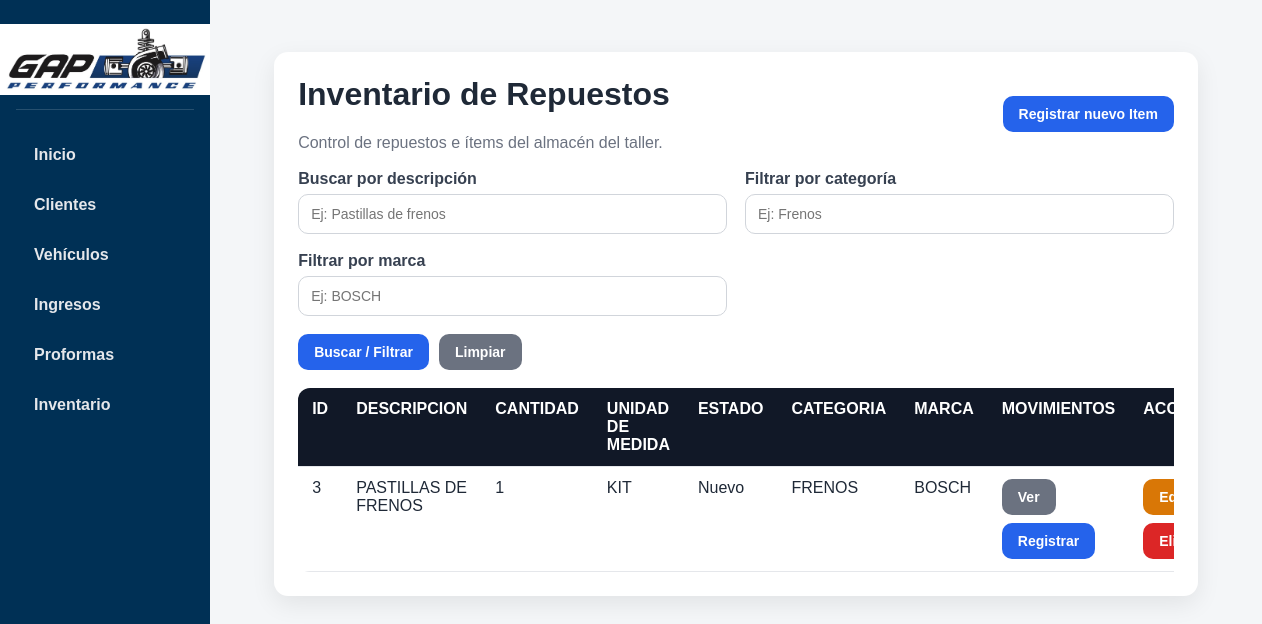
Page /inventario on the committed database.
### tables this page shows
CREATE TABLE inventario (
    id_item INTEGER PRIMARY KEY AUTOINCREMENT,
    descripcion TEXT NOT NULL,
    cantidad INTEGER NOT NULL DEFAULT 0,
    unidad_medida TEXT NOT NULL,
    estado TEXT NOT NULL,
    categoria TEXT NOT NULL,
    marca TEXT,
    created_at TEXT DEFAULT CURRENT_TIMESTAMP
);

### app.py (the view)
@app.route("/inventario")
def listar_inventario():
    busqueda = request.args.get("busqueda", "").strip()
    categoria = request.args.get("categoria", "").strip()
    marca = request.args.get("marca", "").strip()
    conexion = conectar_db()
    cursor = conexion.cursor()
    query = """
        SELECT *
        FROM inventario
        WHERE 1=1
    """
    parametros = []
    if busqueda:
        query += " AND descripcion LIKE ?"
        parametros.append(f"%{busqueda}%")
    if categoria:
        query += " AND categoria LIKE ?"
        parametros.append(f"%{categoria}%")
    if marca:
        query += " AND marca LIKE ?"
        parametros.append(f"%{marca}%")
    query += " ORDER BY id_item DESC"
    cursor.execute(query, parametros)
    items = cursor.fetchall()
    conexion.close()
    return render_template(
        "inventario.html",
        items=items,
        busqueda=busqueda,
        categoria=categoria,
        marca=marca
    )

### app.py (called while the page is built)
def conectar_db():
    conexion = sqlite3.connect("taller.db")
    conexion.row_factory = sqlite3.Row
    return conexion

### templates/inventario.html (shortened to what this page needs)
{% extends "base.html" %}
{% block content %}
<div class="card">
    <div class="page-header">
        <div>
            <h1>Inventario de Repuestos</h1>
            <p>Control de repuestos e ítems del almacén del taller.</p>
        </div>
        <a class="btn btn-primary" href="/inventario/nuevo">Registrar nuevo Item</a>
    </div>
    <form method="GET" action="/inventario" class="mb-3">
        <div class="form-grid">
            <div class="form-group">
                <label>Buscar por descripción</label>
                <input type="text" name="busqueda" value="{{ busqueda or '' }}" placeholder="Ej: Pastillas de frenos">
            </div>
            <div class="form-group">
                <label>Filtrar por categoría</label>
                <input type="text" name="categoria" value="{{ categoria or '' }}" placeholder="Ej: Frenos">
            </div>
            <div class="form-group">
                <label>Filtrar por marca</label>
                <input type="text" name="marca" value="{{ marca or '' }}" placeholder="Ej: BOSCH">
            </div>
        </div>
        <div class="form-actions">
            <button class="btn btn-primary" type="submit">Buscar / Filtrar</button>
            <a class="btn btn-secondary" href="/inventario">Limpiar</a>
        </div>
    </form>
    <div class="table-responsive">
        <table>
            <thead>
                <tr>
                    <th>ID</th>
                    <th>DESCRIPCION</th>
                    <th>CANTIDAD</th>
                    <th>UNIDAD DE MEDIDA</th>
                    <th>ESTADO</th>
                    <th>CATEGORIA</th>
                    <th>MARCA</th>
                    <th>MOVIMIENTOS</th>
                    <th>ACCIONES</th>
                </tr>
            </thead>
            <tbody>
                {% for item in items %}
                <tr>
                    <td>{{ item["id_item"] }}</td>
                    <td>{{ item["descripcion"] }}</td>
                    <td>
                        {% if item["cantidad"] == 0 %}
                            <span class="badge badge-rechazada">Agotado</span>
                        {% else %}
                            {{ item["cantidad"] }}
                        {% endif %}
                    </td>
                    <td>{{ item["unidad_medida"] }}</td>
                    <td>{{ item["estado"] }}</td>
                    <td>{{ item["categoria"] }}</td>
                    <td>{{ item["marca"] }}</td>
                    <td>
                        <div class="actions">
                            <a class="btn btn-secondary" href="/inventario/{{ item['id_item'] }}/movimientos">Ver</a>
                            <a class="btn btn-primary" href="/inventario/{{ item['id_item'] }}/movimientos/nuevo">Registrar</a>
                        </div>
                    </td>
                    <td>
                        <div class="actions">
                            <a class="btn btn-warning" href="/inventario/{{ item['id_item'] }}/editar">Editar</a>
                            <form class="inline-form" action="/inventario/{{ item['id_item'] }}/eliminar" method="POST">
                                <button class="btn btn-danger" type="submit" onclick="return confirm('¿Seguro que deseas eliminar este item?')">Eliminar</button>
                            </form>
                        </div>
                    </td>
                </tr>
                {% endfor %}
            </tbody>
        </table>
    </div>
</div>
{% endblock %}

### static/style.css (style rules this page uses)
* { box-sizing: border-box; }
body { margin: 0; font-family: Arial, Helvetica, sans-serif; background-color: #f4f6f8; color: #1f2937; }
a { text-decoration: none; }
h1, h2, h3 { margin-top: 0; }
.card { background: white; border-radius: 14px; padding: 24px; box-shadow: 0 8px 24px rgba(0, 0, 0, 0.08); margin-bottom: 24px; }
.btn { display: inline-block; padding: 10px 16px; border: none; border-radius: 10px; cursor: pointer; font-size: 14px; font-weight: bold; transition: 0.2s; }
.btn-primary { background: #2563eb; color: white; }
.btn-secondary { background: #6b7280; color: white; }
.btn-danger { background: #dc2626; color: white; }
.btn-warning { background: #d97706; color: white; }
.inline-form { display: inline; }
.form-grid { display: grid; grid-template-columns: 1fr 1fr; gap: 18px; }
.form-group { display: flex; flex-direction: column; }
label { font-weight: bold; margin-bottom: 6px; color: #374151; }
input, select, textarea { width: 100%; padding: 11px 12px; border: 1px solid #d1d5db; border-radius: 10px; background: #fff; font-size: 14px; transition: 0.2s; }
.form-actions { margin-top: 18px; display: flex; gap: 10px; flex-wrap: wrap; }
.table-responsive { overflow-x: auto; }
table { width: 100%; border-collapse: collapse; background: white; border-radius: 12px; overflow: hidden; }
thead { background: #111827; color: white; }
th, td { padding: 12px 14px; text-align: left; border-bottom: 1px solid #e5e7eb; vertical-align: top; }
.page-header { display: flex; justify-content: space-between; align-items: center; gap: 12px; flex-wrap: wrap; margin-bottom: 18px; }
.page-header p { margin: 0; color: #6b7280; }
.mb-3 { margin-bottom: 18px; }
.actions { display: flex; gap: 8px; flex-wrap: wrap; }

### rows in the picture
inventario: id_item "3", descripcion "PASTILLAS DE FRENOS", cantidad "1", unidad_medida "KIT", estado "Nuevo", categoria "FRENOS", marca "BOSCH"
